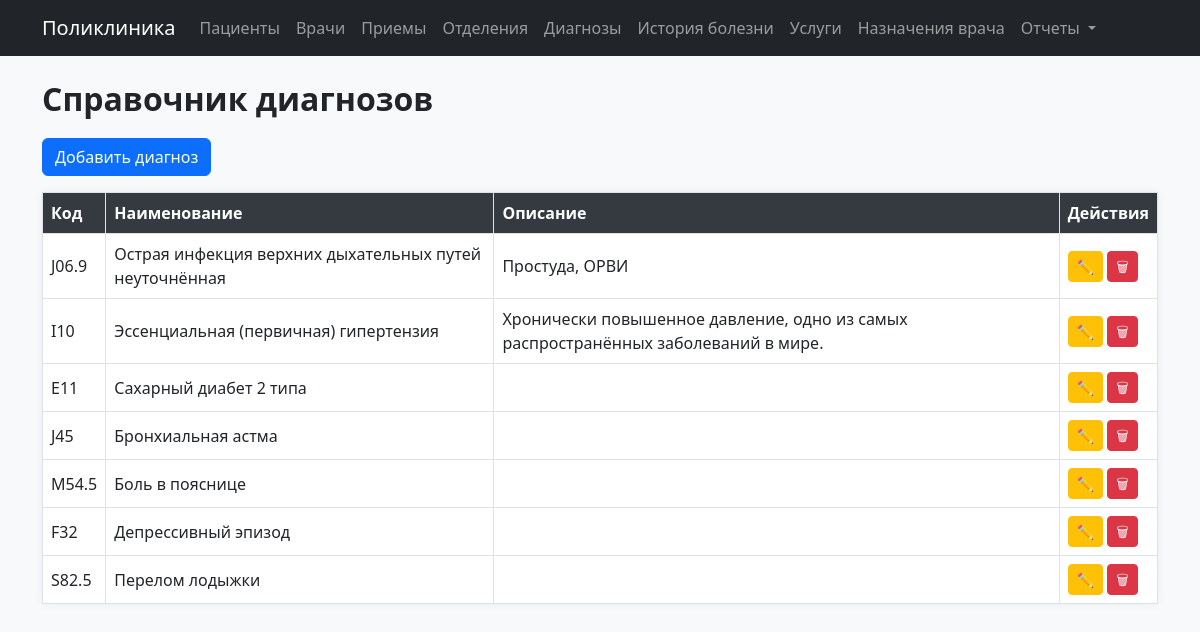
The page /diagnosis on the database its author committed.
### models.py (models this page shows)
class Diagnosis(db.Model):
    __tablename__ = 'diagnoses'
    id = db.Column(db.Integer, primary_key=True)
    code = db.Column(db.String(10))
    name = db.Column(db.String(100))
    description = db.Column(db.Text)
    medical_records = db.relationship('MedicalRecord', backref='diagnosis', lazy=True)

### modules/diagnosis.py (the view)
@diagnosis_bp.route('/diagnosis')
def list_diagnosis():
    diagnoses = Diagnosis.query.all()
    return render_template('diagnosis/list.html', diagnoses=diagnoses)

### templates/diagnosis/list.html
{% extends 'index.html' %}
{% block content %}
<h2>Справочник диагнозов</h2>
<a href="/diagnosis/new" class="btn btn-primary mb-3">Добавить диагноз</a>
<table class="table table-bordered">
    <thead>
        <tr>
            <th>Код</th>
            <th>Наименование</th>
            <th>Описание</th>
            <th>Действия</th>
        </tr>
    </thead>
    <tbody>
        {% for diag in diagnoses %}
        <tr>
            <td>{{ diag.code }}</td>
            <td>{{ diag.name }}</td>
            <td>{{ diag.description }}</td>
            <td>
                <a href="/diagnosis/{{ diag.id }}/edit" class="btn btn-sm btn-warning">✏️</a>
                <a href="/diagnosis/{{ diag.id }}/delete" class="btn btn-sm btn-danger">🗑</a>
            </td>
        </tr>
        {% endfor %}
    </tbody>
</table>
{% endblock %}

### static/style.css (style rules this page uses)
body { background-color: #f8f9fa; font-family: 'Segoe UI', sans-serif; }
h2 { font-weight: 600; margin-bottom: 20px; }
.table { background-color: #fff; box-shadow: 0 0 10px rgba(0,0,0,0.05); }
.table th { background-color: #343a40; color: white; }
.table td, .table th { vertical-align: middle; }
.btn { font-weight: 500; }
.btn-sm { padding: 0.25rem 0.5rem; }

### rows shown on the page
Diagnosis: code "J06.9", name "Острая инфекция верхних дыхательных путей неуточнённая", description "Простуда, ОРВИ"
Diagnosis: code "I10", name "Эссенциальная (первичная) гипертензия", description "Хронически повышенное давление, одно из самых распространённых заболеваний в мире."
Diagnosis: code "E11", name "Сахарный диабет 2 типа"
Diagnosis: code "J45", name "Бронхиальная астма"
Diagnosis: code "M54.5", name "Боль в пояснице"
Diagnosis: code "F32", name "Депрессивный эпизод"
Diagnosis: code "S82.5", name "Перелом лодыжки"
